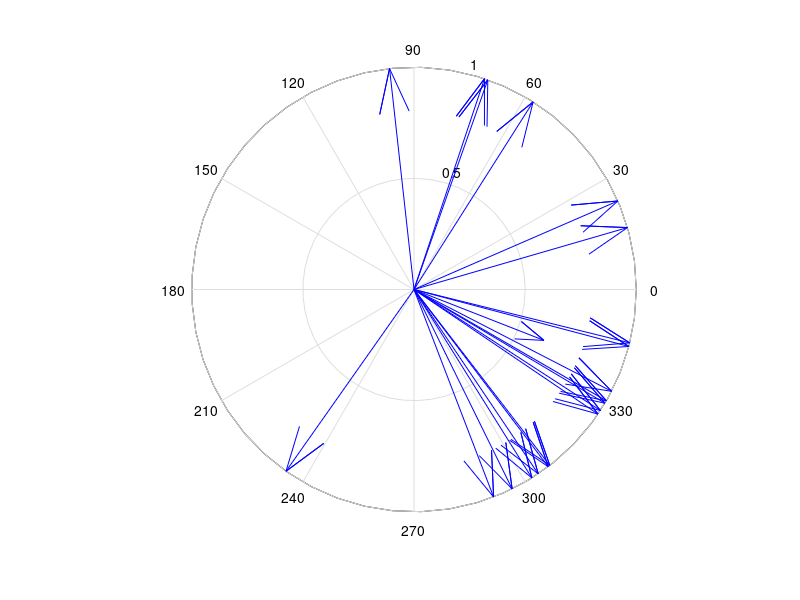
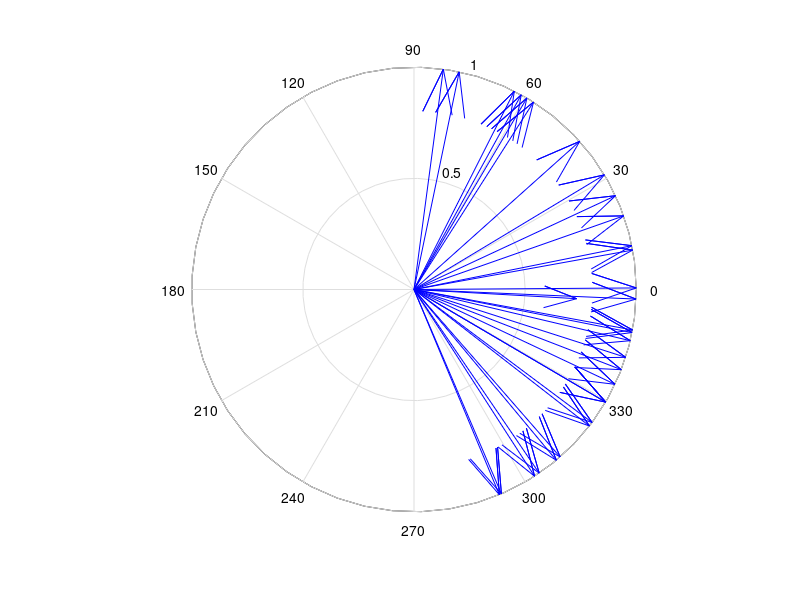
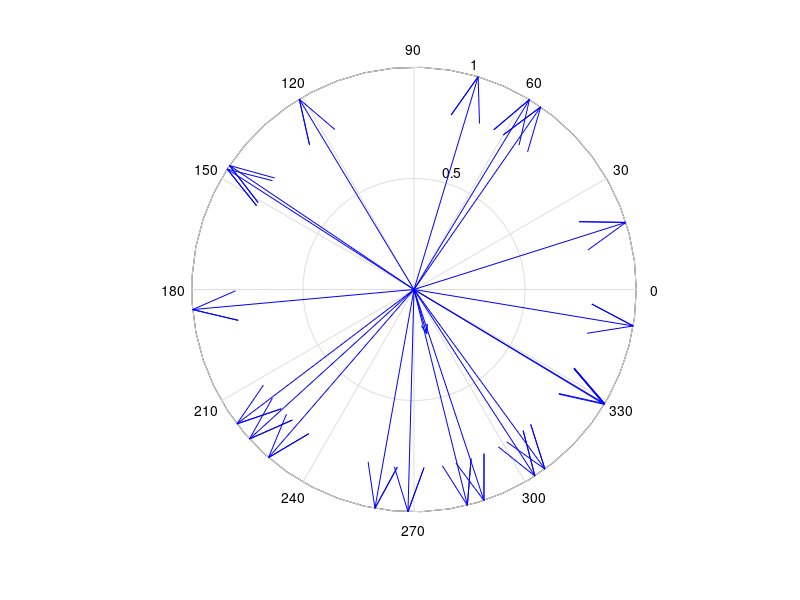
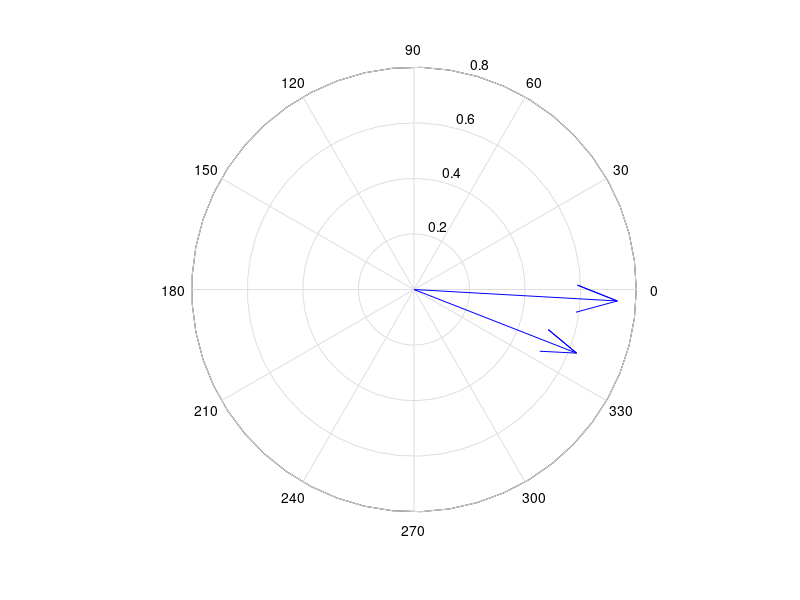

Recreate these plots in MATLAB, in order. (Note: this script raises an error after producing the figures.)
%%
n1 = 20; n2 = 30; n3 = 20;
theta1 = randn(1, n1); rho1 = ones(1, n1);
cplx_theta1 = exp(1i*theta1);
theta2 = randn(1, n2); rho2 = ones(1, n2);
cplx_theta2 = exp(1i*theta2);
theta3 = rand(1, n3) * 2 * pi; rho3 = ones(1, n2);
cplx_theta3 = exp(1i*theta3);

%%
figure
compass(cplx_theta1);
hold on
compass(mean(cplx_theta1))

figure
compass(cplx_theta2);
hold on
compass(mean(cplx_theta2))

figure
compass(cplx_theta3);
hold on
compass(mean(cplx_theta3))

figure
compass([mean(cplx_theta1),mean(cplx_theta2)])

%%
% resample n1 and n2 distributions
fullDist = [theta1, theta2];
testStat = abs(mean(cplx_theta1) - mean(cplx_theta2))

nBoot = 1000;
bootStat = zeros(1, nBoots);
for iBoot = 1 : nBoot
    bootPerm = randperm(length(fullDist));
    
    cplx_resamp1 = exp(1i * fullDist(bootPerm(1:n1)));
    cplx_resamp2 = exp(1i * fullDist(bootPerm(n1+1:end)));
    bootStat(iBoot) = abs(mean(cplx_resamp1) - mean(cplx_resamp2));
    
end

p = 1 - (find(bootStat > testStat, 1, 'first') / nBoot)
%%
figure
hist(bootStat)